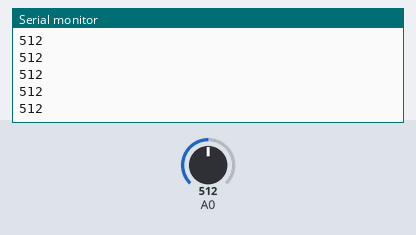
Simulated run of this sketch. Board: Arduino Uno, built with avr-gcc and run on an emulated ATmega328P. Shown: the last lines printed to the serial monitor. Inputs (shaded band) come from the test bench; at power-on: A0 = 512.

Above: at 1.2 s.
1.3 s: A0 set to 716
At 1.31 s:
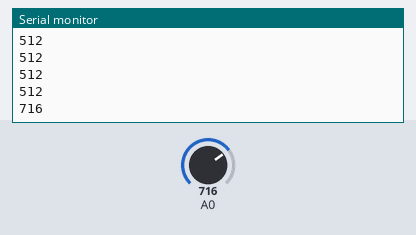
2.8 s: A0 set to 900
At 2.81 s:
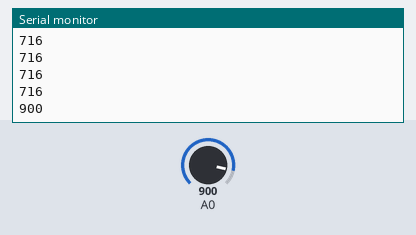
Timing chart, 0 to 5.8 s (numbered marks = the images above; inputs shaded):
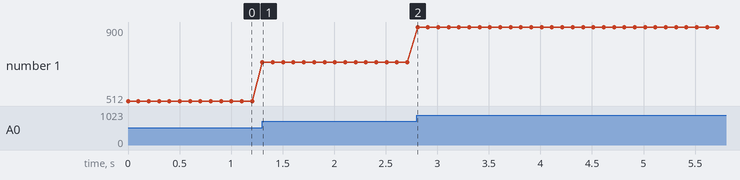

The sketch:

uv.ino
```cpp
//
// FaBo Brick Sample
//
// brick_analog_uv
//

int uv_value = 0;

void setup() {
  Serial.begin(9600);
}

void loop() {
  uv_value = analogRead(A0) ;
  Serial.println(uv_value) ;
  delay(100);
}
```

Measured:
- after the input at 1.3 s, the serial monitor: prints a new line at once (image 1)
- after the input at 2.8 s, the serial monitor: prints a new line at once (image 2)
- plotted number 1: 512 → 716 after the input at 1.3 s, 716 → 900 after the input at 2.8 s
